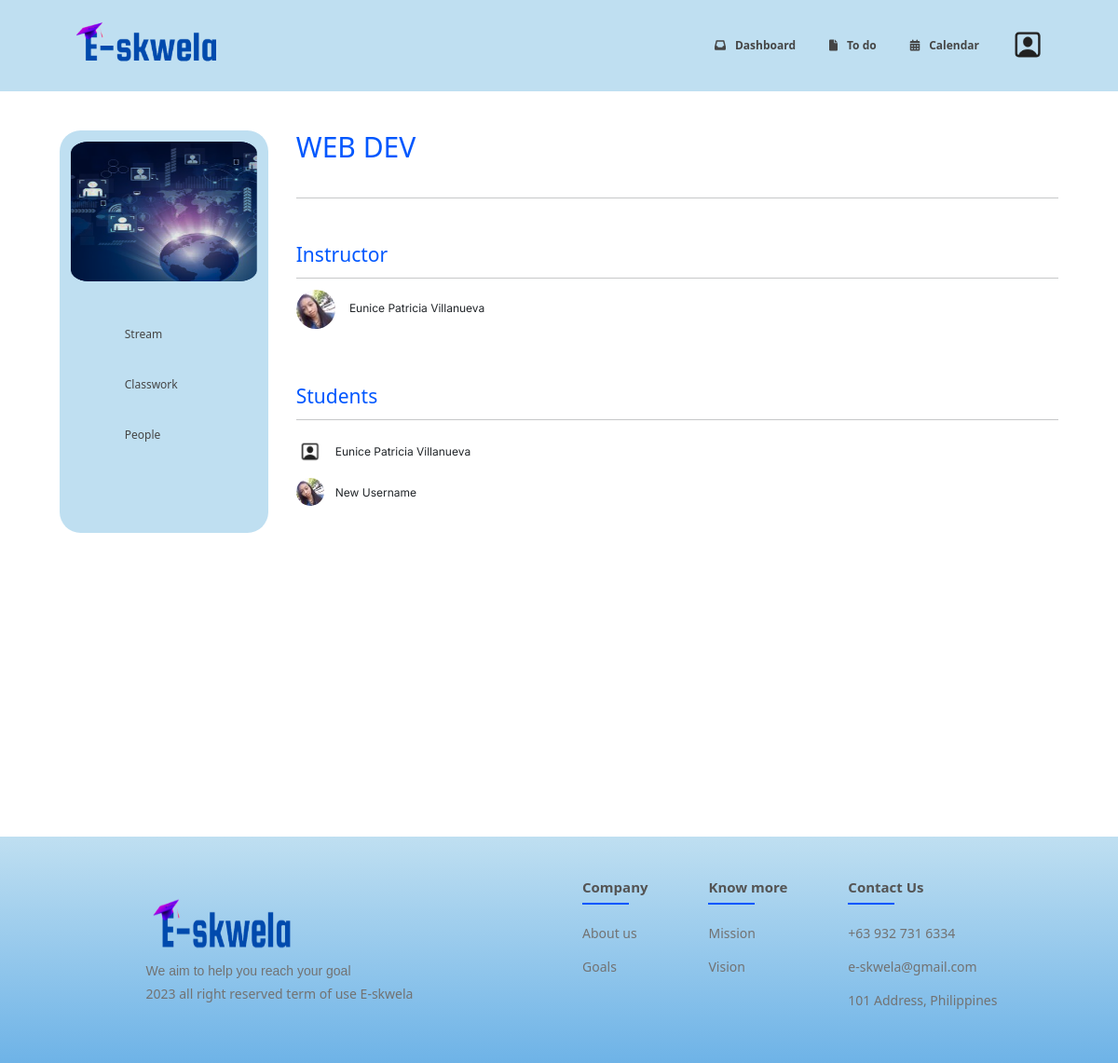
The app's page /course/people/6 with its own data.
### educ_web/models.py (models this page shows, shortened)
class Course(models.Model):
    name = models.CharField(max_length=64)
    section = models.CharField(max_length=64, blank=True)
    course_code = models.CharField(max_length=64, null=True, blank=True)
    room = models.CharField(max_length=64, blank=True)
    banner = models.ImageField(upload_to="course/", blank=True) # if none then use the default course image
    classcode = models.CharField(max_length=10, null=True)
    instructor = models.ForeignKey(User, related_name="instruct_course", on_delete=models.CASCADE)
    students = models.ManyToManyField(User, related_name="enrolled", blank=True)

class User(AbstractUser):
    first_name = models.CharField(max_length=20, blank=True)
    last_name = models.CharField(max_length=20, blank=True)
    profile_picture = models.ImageField(upload_to="users/", null=True, blank=True)

### educ_web/views.py (the view)
# urls.py: path("course/people/<int:course_id>", views.student_people, name="student_people"),
def student_people(request, course_id):
    course = Course.objects.get(pk=course_id)
    instructor = course.instructor
    students = course.students.all()
    return render(request, 'main/S_course/S_course_people.html', {
        "course": course,
        "instructor": instructor,
        "students": students,
    })

### educ_web/templates/main/S_course/S_course_people.html
{% extends 'main/S_course/S_course_stream.html' %}
{% load static %}
{% block student_stream_course %}
    <div class="people-external-container">
        <div class="people-internal-container">
            <div class="people-instruct-container">
                <h3>
                    Instructor
                </h3>
            </div>
            <hr />
            <div class="people-profile-instruct-container">
                {% if instructor.profile_picture %}
                    <img src="{{ instructor.profile_picture.url }}" alt="Instructor Profile Picture" class="people-instruct-main-img">
                {% else %}
                    <img src="{% static 'images/user-person.png' %}" alt="Instructor Profile Picture" class="people-instruct-main-img">
                {% endif %}
                <span class="people-instruct-name-main-container">
                    {% if instructor.first_name and instructor.last_name %}
                        {{ instructor.first_name }} {{ instructor.last_name }}
                    {% else %}
                        {{ instructor.username }}
                    {% endif %}
                </span>
            </div>
            <div class="people-student-container">
                <div class="people-student-title-container">
                    <h3>
                        Students
                    </h3>
                </div>
                <hr />
                <table>
                    <tbody>
                        {% for student in students %}
                            <tr class="people-student-row-container">
                                <td>
                                    {% if student.profile_picture %}
                                        <img src="{{ student.profile_picture.url }}" alt="Student Profile Picture" class="people-student-main-img">
                                    {% else %}
                                        <img src="{% static 'images/user-person.png' %}" alt="Student Profile Picture" class="people-student-main-img">
                                    {% endif %}
                                </td>
                                <td class="people-student-name-main-context">
                                    {% if student.first_name and student.last_name %}
                                        {{ student.first_name }} {{ student.last_name }}
                                    {% else %}
                                        {{ student.username }}
                                    {% endif %}
                                </td>
                            </tr>
                        {% endfor %}
                    </tbody>
                </table>
            </div>
        </div>
    </div>
{% endblock %}

### educ_web/templates/main/S_course/S_course_stream.html (shortened to what this page needs)
{% extends 'main/S_home/S_home.html' %}
{% load static %}
{% block script %}
    <link href="{% static 'S_course/S_course_stream.css' %}" rel="stylesheet">
{% endblock %}
{% block body %}
    <div class="indiv-course-external">
        <div class="indiv-course-internal">
            <div class="nav-course-container">
                <div class="course-image-container">
                    {% if course.banner %}
                        <img src="{{ course.banner.url }}" alt="Chosen Course Picture" class="main-course-img">
                    {% else %}
                        <img src="{% static 'images/d6.png' %}" alt="Chosen Course Picture" class="main-course-img">
                    {% endif %}
                </div>
                <div class="nav-pages-container">
                    <a href="{% url 'student_stream' course_id=course.id %}">
                        <div class="nav-pages-external-container">
                            <div class="nav-pages-internal-container">
                                <span class="icon-nav-pages-container">
                                </span>
                                <div class="nav-pages-main-text">
                                    Stream
                                </div>
                            </div>
                        </div>
                    </a>
                    <a href="{% url 'student_classwork' course_id=course.id %}">
                        <div class="nav-pages-external-container">
                            <div class="nav-pages-internal-container">
                                <span class="icon-nav-pages-container">
                                </span>
                                <div class="nav-pages-main-text">
                                    Classwork
                                </div>
                            </div>
                        </div>
                    </a>
                    <a href="{% url 'student_people' course_id=course.id %}">
                        <div class="nav-pages-external-container">
                            <div class="nav-pages-internal-container">
                                <span class="icon-nav-pages-container">
                                </span>
                                <div class="nav-pages-main-text">
                                    People
                                </div>
                            </div>
                        </div>
                    </a>
                </div>
            </div>
            <div class="course-body-container">
                <div class="course-heading-container">
                    <span class="course-main-title-heading">
                        {% if course.code %}
                            <h1>
                                {{ course.code | upper }} : {{ course.name | upper }}
                            </h1>
                        {% else %}
                            <h1>
                                {{ course.name | upper }}
                            </h1>
                        {% endif %}
                    </span>
                    <br/>
                    <hr>
                </div>
                {% block student_stream_course %}{% endblock %}
            </div>
        </div>
    </div>
{% endblock %}

### educ_web/static/footer/footer.css (style rules this page uses)
* { margin: 0; padding: 0; box-sizing: border-box; }
:root { --main-bg-color: #bfdff1; --main-font-color: #3443cf; --border-color: #1e1e1e; --button-disabled: #7d9dba; --table-border: 1vw; --blue: #0057FE; --lightblue: #BFDFF1; --white: #ffffffff; --gray: #454545; --lightgray: #877F7F; }
html { transition: all 200ms ease-in 0ms; font-size: 12px; }
html, body { margin: 0px; }

### educ_web/static/S_course/S_course_stream.css (style rules this page uses)
.indiv-course-external { display: block; margin: auto; min-height: 100vh; max-width: 93.75rem; }
.indiv-course-internal { display: flex; justify-content: center; height: 100%; width: 100%; padding: 3.5rem 2.188rem; }
.nav-course-container { border-radius: 1.875rem; max-height: 36rem; height: 36rem; width: 20rem; background-color: #BFDFF1; display: flex; flex-direction: column; }
.course-image-container { padding: 1rem; }
.main-course-img { width: 200px; height: 150px; margin-bottom: 1.5rem; }
.nav-pages-container { display: flex; flex-direction: column; }
.nav-pages-container > a { text-decoration: none; }
.nav-pages-external-container { height: 100%; width: 100%; margin-bottom: 1rem; border-top-left-radius: 1.875rem; border-bottom-left-radius: 1.875rem; position: relative; }
.nav-pages-internal-container { height: 100%; width: 100%; display: flex; padding: 1rem; }
.icon-nav-pages-container { width: 20%; display: flex; justify-content: center; align-items: center; color: #454545; }
.nav-pages-main-text { width: 80%; margin: auto; padding-left: 1.5rem; color: #454545; }
.course-body-container { height: 100%; width: calc(100% - 15rem); margin-left: 2.5rem; display: flex; flex-direction: column; }
.course-heading-container { z-index: -1; }
.course-main-title-heading { color: #0057FE; align-items: flex-start; }
.people-external-container { margin-top: 3rem; }
.people-instruct-container { color: #0057FE; font-size: 1.75rem; font-weight: 500; }
.people-instruct-main-img { border-radius: 50%; height: 3.5rem; width: 3.5rem; }
.people-instruct-name-main-container { padding-left: 1rem; font-family: 'Inter', sans-serif; font-size: 1rem !important; }
.people-student-title-container { margin-top: 5rem; color: #0057FE; font-weight: 500; }
.people-student-row-container { height: 3.625rem; max-height: 3.625rem; }
.people-student-main-img { border-radius: 50%; height: 2.5rem; width: 2.5rem; }
.people-student-name-main-context { padding-left: 1rem; font-family: 'Inter', sans-serif; font-size: 1rem !important; }

### records on screen
Course: name "WEB DEV"
User: profile_picture (picture), first_name "Eunice Patricia", last_name "Villanueva"
User: first_name "Eunice Patricia", last_name "Villanueva"
User: profile_picture (picture), first_name "New", last_name "Username"
